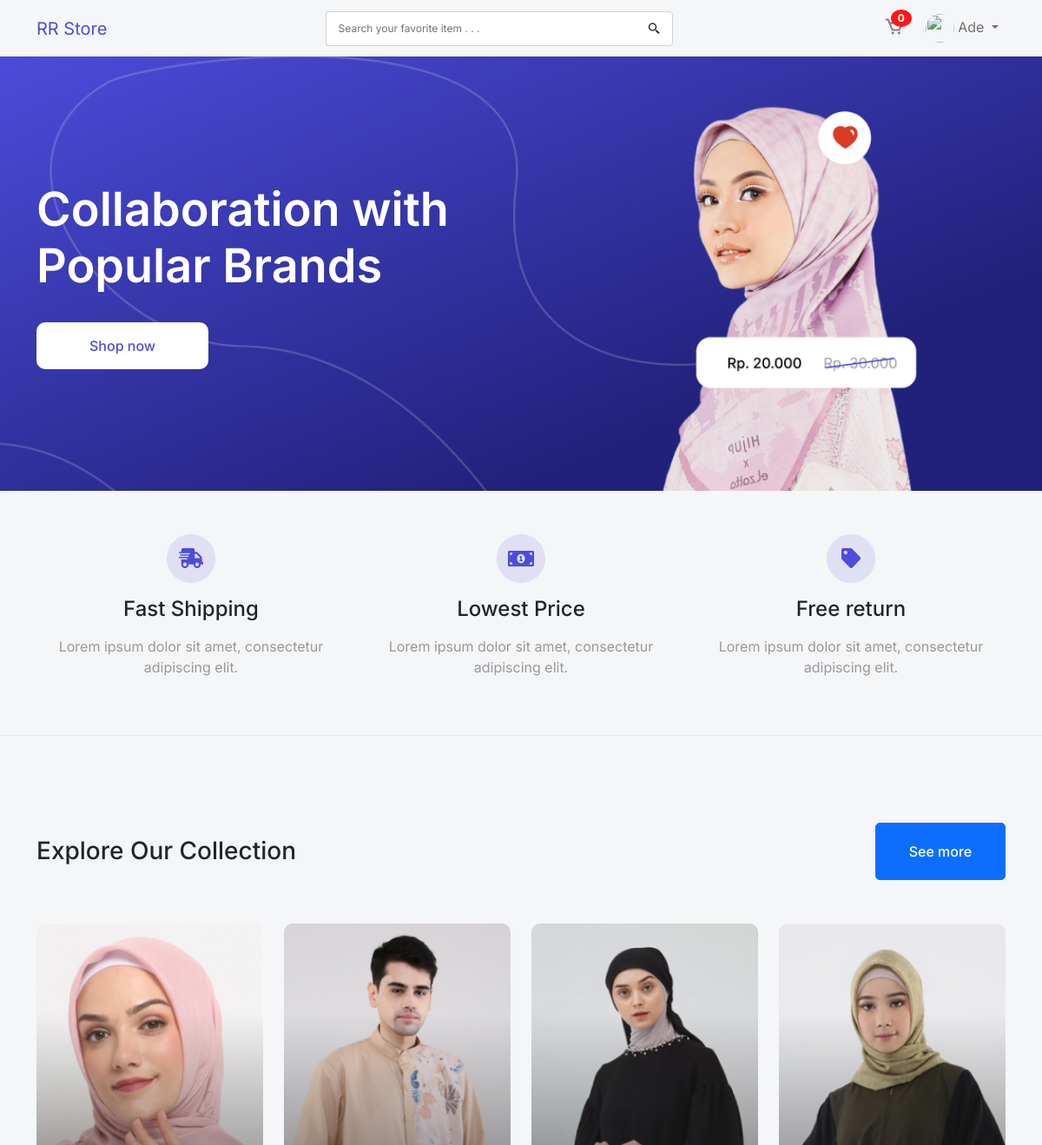
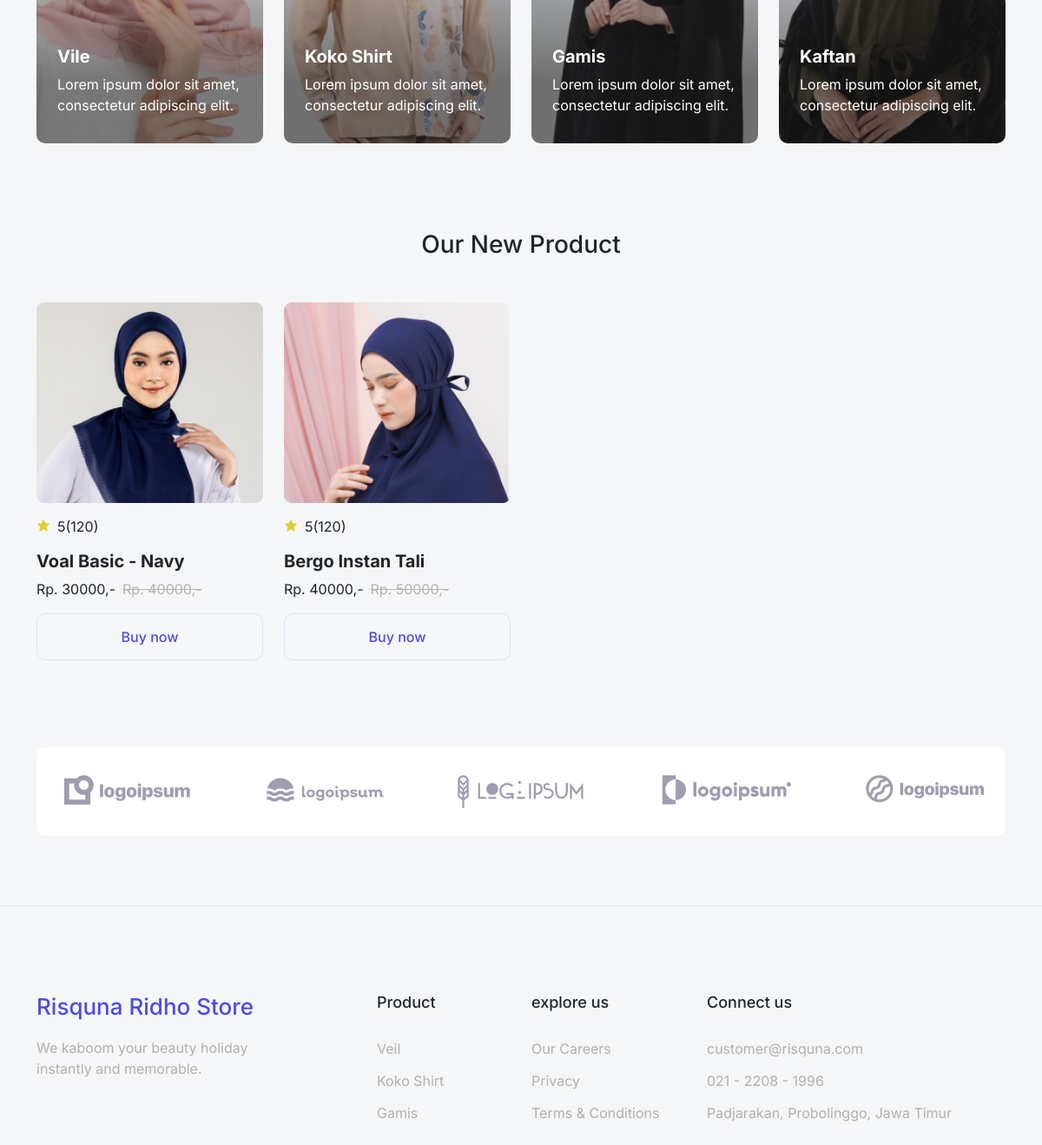
Screenshot of /home.php (signed in) with the database file from the repository (2 pictures, top to bottom).
### tables this page shows
CREATE TABLE `produk` (
  `idproduk` int(11) NOT NULL,
  `idkategori` int(11) NOT NULL,
  `namaproduk` varchar(50) NOT NULL,
  `gambar` varchar(50) NOT NULL,
  `deskripsi` text NOT NULL,
  `rating` int(11) NOT NULL,
  `hargabefore` int(15) NOT NULL,
  `hargaafter` int(15) NOT NULL,
  `tgl` timestamp NOT NULL DEFAULT current_timestamp() ON UPDATE current_timestamp(),
  `stok` int(11) NOT NULL
);

### home.php (the view, shortened to what this page needs)
<?php
  include('layouts/header.php') ?>
<div class="banner">
  <div class="container">
    <div class="row align-items-center">
      <div class="col-md-6">
        <h1 class="title">Collaboration with Popular Brands</h1>
        <a href="#" class="btn btn-white mt-4">Shop now</a>
      </div>
    </div>
  </div>
</div>
<div class="features">
  <div class="container">
    <div class="row">
      <div class="col-md-4">
        <div class="features1">
          <img src="Img/truck.png" alt="">
          <h4>Fast Shipping</h4>
          <p>Lorem ipsum dolor sit amet, consectetur adipiscing elit.</p>
        </div>
      </div>
      <div class="col-md-4">
        <div class="features1">
          <img src="Img/dollar.png" alt="">
          <h4>Lowest Price</h4>
          <p>Lorem ipsum dolor sit amet, consectetur adipiscing elit.</p>
        </div>
      </div>
      <div class="col-md-4">
        <div class="features1">
          <img src="Img/Group 46.png" alt="">
          <h4>Free return</h4>
          <p>Lorem ipsum dolor sit amet, consectetur adipiscing elit.</p>
        </div>
      </div>
    </div>
  </div>
</div>
<hr>
<div class="collection">
  <div class="container">
    <div class="title">
      <div class="d-flex justify-content-between">
        <h3 class="mt-3">Explore Our Collection</h3>
        <a href="" class="btn btn-primary">See more</a>
      </div>
      <div class="image">
        <div class="row">
          <div class="col-md-3">
            <div class="card" style="background-image: url('Img/1.png');">
              <div class="card-body">
                <h4 class="card-title">Vile</h4>
                <p class="card-text">
                  Lorem ipsum dolor sit amet, consectetur adipiscing elit.
                </p>
              </div>
            </div>
          </div>
          <div class="col-md-3">
            <div class="card" style="background-image: url('Img/2.png');">
              <div class="card-body">
                <h4 class="card-title">Koko Shirt</h4>
                <p class="card-text">
                  Lorem ipsum dolor sit amet, consectetur adipiscing elit.
                </p>
              </div>
            </div>
          </div>
          <div class="col-md-3">
            <div class="card" style="background-image: url('Img/3.png');">
              <div class="card-body">
                <h4 class="card-title">Gamis</h4>
                <p class="card-text">
                  Lorem ipsum dolor sit amet, consectetur adipiscing elit.
                </p>
              </div>
            </div>
          </div>
          <div class="col-md-3">
            <div class="card" style="background-image: url('Img/4.png');">
              <div class="card-body">
                <h4 class="card-title">Kaftan</h4>
                <p class="card-text">
                  Lorem ipsum dolor sit amet, consectetur adipiscing elit.
                </p>
              </div>
            </div>
          </div>
        </div>
      </div>
    </div>
  </div>
</div>
<div class="product">
  <div class="container">
    <div class="title">
      <h3 class="text-center">Our New Product</h3>
    </div>
    <div class="product-item">
      <div class="row">
        <?php
            $query = "SELECT * from produk";
            $result = mysqli_query($con, $query);
            while($row = mysqli_fetch_array($result)) {
            $idproduk  = $row['idproduk'];
            $nama  = $row['namaproduk'];
            $rating = $row['rating'];
            $img  = $row['gambar'];
            $after = $row['hargaafter'];
            $before = $row['hargabefore'];
            ?>
        <div class="col-md-3">
          <div class="card">
            <?php echo '<img src="' . $img . '" alt="tidak ketemu" class="card-img-top" alt="...">'; ?>
            <div class="card-body">
              <div class="d-flex gap-2">
                <div class="star">
                  <i class="bx bxs-star"></i>
                </div>
                <p><?php echo $rating ?>(120)</p>
              </div>
              <h5 class="card-title"><?php echo $nama ?></h5>
              <div class="d-flex gap-2">
                <p class="card-text">
                  Rp. <?php echo $after ?>,-
                </p>
                <p class="card-text">
                  Rp. <?php echo $before ?>,-
                </p>
              </div>
              <a href="detail_product.php?idproduk=<?php echo $idproduk ?>" class="btn btn-primary">Buy now</a>
            </div>
          </div>
        </div>
        <?php
          }
        ?>
      </div>
    </div>
  </div>
</div>
<div class="container">
  <div class="partner">
    <img src="Img/partner.png" alt="">
  </div>
</div>
<?php include('layouts/footer.php') ?>

### layouts/header.php (shortened to what this page needs)
<?php
    require ("config.php");
    $sesName = $_SESSION['nama'];
?>
<!doctype html>
<html lang="en">
<head>
  <link href="https://cdn.jsdelivr.net/npm/bootstrap@5.1.3/dist/css/bootstrap.min.css" rel="stylesheet">
  <link href='https://unpkg.com/boxicons@2.0.9/css/boxicons.min.css' rel='stylesheet'>
  <link rel="stylesheet" href="style1.css">
</head>
<body>
<?php include('navbar.php') ?>

### layouts/navbar.php (shortened to what this page needs)
<nav class="navbar navbar-expand-lg navbar-light bg-white">
    <div class="container">
        <a class="navbar-brand" href="home.php">RR Store</a>
        <div class="collapse navbar-collapse" id="navbarSupportedContent">
            <form class="d-flex mx-auto">
                <div class="input-group">
                    <input type="text" class="form-control" placeholder="Search your favorite item . . ."
                        aria-label="Recipient's username" aria-describedby="basic-addon2">
                    <span class="input-group-text" id="basic-addon2">
                        <i class="bx bx-search-alt-2"></i>
                    </span>
                </div>
            </form>
            <ul class="navbar-nav align-items-center gap-2">
                <li class="nav-item">
                    <a class="nav-link active" aria-current="page" href="keranjang.php">
                        <i class="bx bx-cart"></i>
                        <span class="badge">
                          <?php
                              $cart = mysqli_fetch_array(mysqli_query($con, "SELECT * FROM cart WHERE userid = '$_SESSION[userid]' AND status = 'INCART'"));
                              echo mysqli_num_rows(mysqli_query($con, "SELECT * FROM cart_detail WHERE idcart = '$cart[idcart]'"));
                          ?>
                        </span>
                    </a>
                </li>
                <li class="nav-item">
                    <div class="dropdown">
                        <a class="nav-link dropdown-toggle" type="button" id="dropdownMenuButton"
                            data-bs-toggle="dropdown" aria-haspopup="true" aria-expanded="false">
                            <img src="https://images.unsplash.com/photo-1535713875002-d1d0cf377fde?ixid=MnwxMjA3fDB8MHxwaG90by1wYWdlfHx8fGVufDB8fHx8&ixlib=rb-1.2.1&auto=format&fit=crop&w=580&q=80"
                                alt="">
                            <?php echo $sesName ?>
                        </a>
                    </div>
                </li>
            </ul>
        </div>
    </div>
</nav>

### layouts/footer.php (shortened to what this page needs)
<hr>
<div class="footer">
    <div class="container">
      <div class="row">
        <div class="col-md-4">
          <h3>Risquna Ridho Store</h3>
          <p>We kaboom your beauty holiday<br>instantly and memorable.</p>
        </div>
        <div class="col-md-2 ps-4">
          <h4>Product</h4>
          <a href="">Veil</a>
          <a href="">Koko Shirt</a>
          <a href="">Gamis</a>
        </div>
        <div class="col-md-2">
          <h4>explore us</h4>
          <a href="">Our Careers</a>
          <a href="">Privacy</a>
          <a href="">Terms & Conditions</a>
        </div>
        <div class="col-md-4 ps-4">
          <h4>Connect us</h4>
          <a href="">customer@risquna.com</a>
          <a href="">021 - 2208 - 1996</a>
          <a href="">Padjarakan, Probolinggo, Jawa Timur</a>
        </div>
      </div>
    </div>
  </div>
</body>
</html>

### style1.css (style rules this page uses)
* { padding: 0; margin: 0; -webkit-box-sizing: border-box; box-sizing: border-box; font-family: 'Inter', sans-serif; }
body { background: #F5F6F8; }
hr { margin-top: 50px; background-color: #c2c2c2; }
.btn { padding: 14px 60px; border-radius: 10px; font-size: 16px; font-weight: 500; }
.btn-white { background-color: #FFFFFF; color: #4C4DDC; }
.navbar { background: #f5f6f8 !important; }
.navbar .navbar-brand { color: #4C4DDC; }
.navbar form .input-group { width: 400px; }
.navbar form .input-group input { padding: 10px 14px; border-right: none; }
.navbar form .input-group .input-group-text { background: #FFFFFF; }
.navbar .navbar-nav .nav-item .nav-link { position: relative; }
.navbar .navbar-nav .nav-item .nav-link i { color: grey; font-size: 24px; }
.navbar .navbar-nav .nav-item .nav-link .badge { background-color: #FE1818; color: #ffffff; border-radius: 50%; position: absolute; top: 0; right: 0; }
.navbar .navbar-nav .nav-item .nav-link img { width: 33px; height: 33px; border-radius: 50%; }
.banner { background: url("Img/Banner.jpg"); background-size: cover; background-position: center; min-height: 500px; }
.banner .title { color: #FFFFFF; font-size: 54px; font-weight: 600; margin-top: 9rem; }
.features { margin-top: 50px; }
.features1 { text-align: center; }
.features1 img { margin-bottom: 1rem; }
.features1 h4 { margin-bottom: 1rem; }
.features1 p { color: #999999; }
.collection { margin-top: 100px; }
.collection .btn { padding: 20px; border-radius: 5px; width: 150px; text-align: center; }
.collection .image { margin-top: 50px; }
.collection .image .card { width: 100%; height: 420px; border-radius: 10px; background-size: cover; background-position: center; border: none; position: relative; }
.collection .image .card .card-body { position: absolute; bottom: 1rem; left: .5rem; color: white; }
.collection .image .card .card-body .card-title { font-size: 20px; font-weight: bold; }
.product { margin-top: 100px; }
.product .product-item { margin-top: 50px; }
.product .product-item .card { border: none; margin-bottom: 20px; background: none; }
.product .product-item .card .card-body { padding: 15px 0px 0px 0px; }
.product .product-item .card .card-body .star { color: #DECD30; }
.product .product-item .btn { width: 100%; background: none; color: #4C4DDC; border-color: #DFE0F3; -webkit-transition: .3s; transition: .3s; }
.product .product-item .card-title { font-size: 20px; font-weight: bold; }
.product .product-item .card-text:last-child { text-decoration: line-through; color: #b3b3b3; }
.footer { margin-top: 100px; margin-bottom: 50px; }
.footer h3 { margin-bottom: 20px; font-size: 26px; color: #4C4DDC; }
.footer p { color: #B0B0B0; font-size: 16px; }
.footer h4 { margin-bottom: 30px; font-size: 18px; }
.footer a { display: block; text-decoration: none; color: #B0B0B0; margin-bottom: 13px; }
.partner { margin: 5rem 0; background: white; padding: 2rem; text-align: center; border-radius: 10px; }

### rows the page displays
produk: gambar (picture), rating "5", namaproduk "Voal Basic - Navy", hargaafter "30000", hargabefore "40000"
produk: gambar (picture), rating "5", namaproduk "Bergo Instan Tali", hargaafter "40000", hargabefore "50000"

### other values shown
$sesName "Ade"
